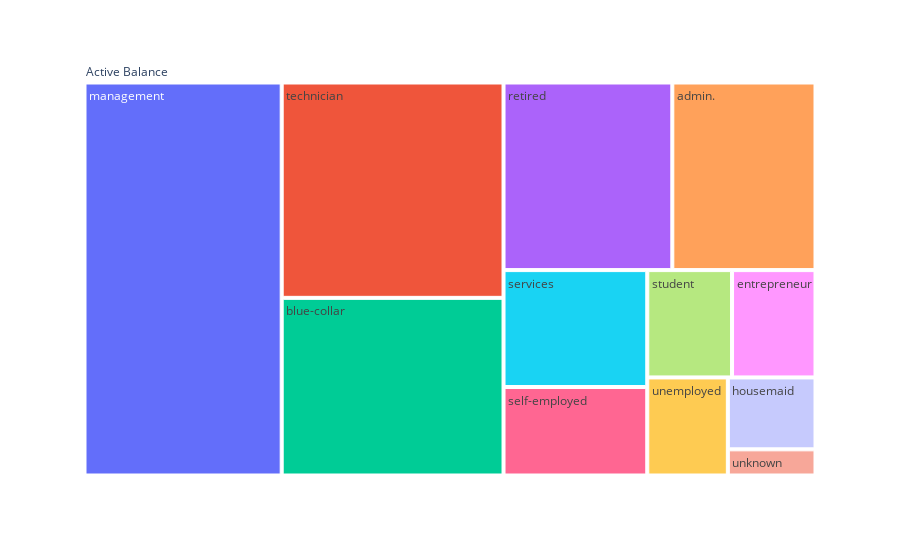

Notebook code cell kept with this figure:
### Markdown cell above
### Exploratory Data Analysis

### Code cell
sample  = df.rename(columns={"balance":"Active Balance","job":"Occupation"})
fig = px.treemap(sample, path=[px.Constant('Active Balance'),'Occupation'], values='Active Balance',
                   hover_data=['Occupation'])
fig.show()

### Figure 1 — Plotly figure (JSON) as saved in the notebook; plotly's stock layout.template omitted (floating-point values rounded to 4 significant figures)
{"data": [{"branchvalues": "total", "customdata": [["admin."], ["blue-collar"], ["entrepreneur"], ["housemaid"], ["management"], ["retired"], ["self-employed"], ["services"], ["student"], ["technician"], ["unemployed"], ["unknown"], ["(?)"]], "domain": {"x": [0, 1], "y": [0, 1]}, "hovertemplate": "labels=%{label}<br>Active Balance=%{value}<br>parent=%{parent}<br>id=%{id}<br>Occupation=%{customdata[0]}<extra></extra>", "ids": ["Active Balance/admin.", "Active Balance/blue-collar", "Active Balance/entrepreneur", "Active Balance/housemaid", "Active Balance/management", "Active Balance/retired", "Active Balance/self-employed", "Active Balance/services", "Active Balance/student", "Active Balance/technician", "Active Balance/unemployed", "Active Balance/unknown", "Active Balance"], "labels": ["admin.", "blue-collar", "entrepreneur", "housemaid", "management", "retired", "self-employed", "services", "student", "technician", "unemployed", "unknown", "Active Balance"], "name": "", "parents": ["Active Balance", "Active Balance", "Active Balance", "Active Balance", "Active Balance", "Active Balance", "Active Balance", "Active Balance", "Active Balance", "Active Balance", "Active Balance", "Active Balance", ""], "type": "treemap", "values": [1595286, 2340433, 531997, 374328, 4602541, 1880621, 755476, 997921, 540282, 2837125, 469355, 136182, 17061547]}], "layout": {"autosize": true, "legend": {"tracegroupgap": 0}, "margin": {"t": 60}}}
